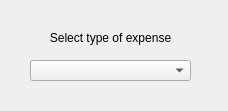
<?xml version="1.0" encoding="UTF-8"?>
<ui version="4.0">
 <class>Dialog</class>
 <widget class="QDialog" name="Dialog">
  <property name="geometry">
   <rect>
    <x>0</x>
    <y>0</y>
    <width>228</width>
    <height>111</height>
   </rect>
  </property>
  <property name="windowTitle">
   <string>Dialog</string>
  </property>
  <widget class="QComboBox" name="comboBox">
   <property name="geometry">
    <rect>
     <x>30</x>
     <y>60</y>
     <width>161</width>
     <height>21</height>
    </rect>
   </property>
  </widget>
  <widget class="QLabel" name="label">
   <property name="geometry">
    <rect>
     <x>30</x>
     <y>30</y>
     <width>161</width>
     <height>16</height>
    </rect>
   </property>
   <property name="text">
    <string>Select type of expense</string>
   </property>
   <property name="alignment">
    <set>Qt::AlignCenter</set>
   </property>
  </widget>
 </widget>
 <resources/>
 <connections/>
</ui>
